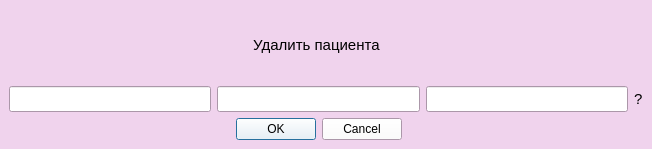
<?xml version="1.0" encoding="UTF-8"?>
<ui version="4.0">
 <class>Delete</class>
 <widget class="QMainWindow" name="Delete">
  <property name="geometry">
   <rect>
    <x>0</x>
    <y>0</y>
    <width>652</width>
    <height>149</height>
   </rect>
  </property>
  <property name="palette">
   <palette>
    <active>
     <colorrole role="WindowText">
      <brush brushstyle="SolidPattern">
       <color alpha="255">
        <red>0</red>
        <green>0</green>
        <blue>0</blue>
       </color>
      </brush>
     </colorrole>
     <colorrole role="Button">
      <brush brushstyle="SolidPattern">
       <color alpha="255">
        <red>255</red>
        <green>255</green>
        <blue>255</blue>
       </color>
      </brush>
     </colorrole>
     <colorrole role="Light">
      <brush brushstyle="SolidPattern">
       <color alpha="255">
        <red>255</red>
        <green>255</green>
        <blue>255</blue>
       </color>
      </brush>
     </colorrole>
     <colorrole role="Midlight">
      <brush brushstyle="SolidPattern">
       <color alpha="255">
        <red>247</red>
        <green>233</green>
        <blue>246</blue>
       </color>
      </brush>
     </colorrole>
     <colorrole role="Dark">
      <brush brushstyle="SolidPattern">
       <color alpha="255">
        <red>120</red>
        <green>105</green>
        <blue>118</blue>
       </color>
      </brush>
     </colorrole>
     <colorrole role="Mid">
      <brush brushstyle="SolidPattern">
       <color alpha="255">
        <red>160</red>
        <green>141</green>
        <blue>158</blue>
       </color>
      </brush>
     </colorrole>
     <colorrole role="Text">
      <brush brushstyle="SolidPattern">
       <color alpha="255">
        <red>0</red>
        <green>0</green>
        <blue>0</blue>
       </color>
      </brush>
     </colorrole>
     <colorrole role="BrightText">
      <brush brushstyle="SolidPattern">
       <color alpha="255">
        <red>255</red>
        <green>255</green>
        <blue>255</blue>
       </color>
      </brush>
     </colorrole>
     <colorrole role="ButtonText">
      <brush brushstyle="SolidPattern">
       <color alpha="255">
        <red>0</red>
        <green>0</green>
        <blue>0</blue>
       </color>
      </brush>
     </colorrole>
     <colorrole role="Base">
      <brush brushstyle="SolidPattern">
       <color alpha="255">
        <red>255</red>
        <green>255</green>
        <blue>255</blue>
       </color>
      </brush>
     </colorrole>
     <colorrole role="Window">
      <brush brushstyle="SolidPattern">
       <color alpha="255">
        <red>240</red>
        <green>211</green>
        <blue>237</blue>
       </color>
      </brush>
     </colorrole>
     <colorrole role="Shadow">
      <brush brushstyle="SolidPattern">
       <color alpha="255">
        <red>0</red>
        <green>0</green>
        <blue>0</blue>
       </color>
      </brush>
     </colorrole>
     <colorrole role="AlternateBase">
      <brush brushstyle="SolidPattern">
       <color alpha="255">
        <red>247</red>
        <green>233</green>
        <blue>246</blue>
       </color>
      </brush>
     </colorrole>
     <colorrole role="ToolTipBase">
      <brush brushstyle="SolidPattern">
       <color alpha="255">
        <red>255</red>
        <green>255</green>
        <blue>220</blue>
       </color>
      </brush>
     </colorrole>
     <colorrole role="ToolTipText">
      <brush brushstyle="SolidPattern">
       <color alpha="255">
        <red>0</red>
        <green>0</green>
        <blue>0</blue>
       </color>
      </brush>
     </colorrole>
     <colorrole role="PlaceholderText">
      <brush brushstyle="SolidPattern">
       <color alpha="128">
        <red>0</red>
        <green>0</green>
        <blue>0</blue>
       </color>
      </brush>
     </colorrole>
    </active>
    <inactive>
     <colorrole role="WindowText">
      <brush brushstyle="SolidPattern">
       <color alpha="255">
        <red>0</red>
        <green>0</green>
        <blue>0</blue>
       </color>
      </brush>
     </colorrole>
     <colorrole role="Button">
      <brush brushstyle="SolidPattern">
       <color alpha="255">
        <red>255</red>
        <green>255</green>
        <blue>255</blue>
       </color>
      </brush>
     </colorrole>
     <colorrole role="Light">
      <brush brushstyle="SolidPattern">
       <color alpha="255">
        <red>255</red>
        <green>255</green>
        <blue>255</blue>
       </color>
      </brush>
     </colorrole>
     <colorrole role="Midlight">
      <brush brushstyle="SolidPattern">
       <color alpha="255">
        <red>247</red>
        <green>233</green>
        <blue>246</blue>
       </color>
      </brush>
     </colorrole>
     <colorrole role="Dark">
      <brush brushstyle="SolidPattern">
       <color alpha="255">
        <red>120</red>
        <green>105</green>
        <blue>118</blue>
       </color>
      </brush>
     </colorrole>
     <colorrole role="Mid">
      <brush brushstyle="SolidPattern">
       <color alpha="255">
        <red>160</red>
        <green>141</green>
        <blue>158</blue>
       </color>
      </brush>
     </colorrole>
     <colorrole role="Text">
      <brush brushstyle="SolidPattern">
       <color alpha="255">
        <red>0</red>
        <green>0</green>
        <blue>0</blue>
       </color>
      </brush>
     </colorrole>
     <colorrole role="BrightText">
      <brush brushstyle="SolidPattern">
       <color alpha="255">
        <red>255</red>
        <green>255</green>
        <blue>255</blue>
       </color>
      </brush>
     </colorrole>
     <colorrole role="ButtonText">
      <brush brushstyle="SolidPattern">
       <color alpha="255">
        <red>0</red>
        <green>0</green>
        <blue>0</blue>
       </color>
      </brush>
     </colorrole>
     <colorrole role="Base">
      <brush brushstyle="SolidPattern">
       <color alpha="255">
        <red>255</red>
        <green>255</green>
        <blue>255</blue>
       </color>
      </brush>
     </colorrole>
     <colorrole role="Window">
      <brush brushstyle="SolidPattern">
       <color alpha="255">
        <red>240</red>
        <green>211</green>
        <blue>237</blue>
       </color>
      </brush>
     </colorrole>
     <colorrole role="Shadow">
      <brush brushstyle="SolidPattern">
       <color alpha="255">
        <red>0</red>
        <green>0</green>
        <blue>0</blue>
       </color>
      </brush>
     </colorrole>
     <colorrole role="AlternateBase">
      <brush brushstyle="SolidPattern">
       <color alpha="255">
        <red>247</red>
        <green>233</green>
        <blue>246</blue>
       </color>
      </brush>
     </colorrole>
     <colorrole role="ToolTipBase">
      <brush brushstyle="SolidPattern">
       <color alpha="255">
        <red>255</red>
        <green>255</green>
        <blue>220</blue>
       </color>
      </brush>
     </colorrole>
     <colorrole role="ToolTipText">
      <brush brushstyle="SolidPattern">
       <color alpha="255">
        <red>0</red>
        <green>0</green>
        <blue>0</blue>
       </color>
      </brush>
     </colorrole>
     <colorrole role="PlaceholderText">
      <brush brushstyle="SolidPattern">
       <color alpha="128">
        <red>0</red>
        <green>0</green>
        <blue>0</blue>
       </color>
      </brush>
     </colorrole>
    </inactive>
    <disabled>
     <colorrole role="WindowText">
      <brush brushstyle="SolidPattern">
       <color alpha="255">
        <red>120</red>
        <green>105</green>
        <blue>118</blue>
       </color>
      </brush>
     </colorrole>
     <colorrole role="Button">
      <brush brushstyle="SolidPattern">
       <color alpha="255">
        <red>255</red>
        <green>255</green>
        <blue>255</blue>
       </color>
      </brush>
     </colorrole>
     <colorrole role="Light">
      <brush brushstyle="SolidPattern">
       <color alpha="255">
        <red>255</red>
        <green>255</green>
        <blue>255</blue>
       </color>
      </brush>
     </colorrole>
     <colorrole role="Midlight">
      <brush brushstyle="SolidPattern">
       <color alpha="255">
        <red>247</red>
        <green>233</green>
        <blue>246</blue>
       </color>
      </brush>
     </colorrole>
     <colorrole role="Dark">
      <brush brushstyle="SolidPattern">
       <color alpha="255">
        <red>120</red>
        <green>105</green>
        <blue>118</blue>
       </color>
      </brush>
     </colorrole>
     <colorrole role="Mid">
      <brush brushstyle="SolidPattern">
       <color alpha="255">
        <red>160</red>
        <green>141</green>
        <blue>158</blue>
       </color>
      </brush>
     </colorrole>
     <colorrole role="Text">
      <brush brushstyle="SolidPattern">
       <color alpha="255">
        <red>120</red>
        <green>105</green>
        <blue>118</blue>
       </color>
      </brush>
     </colorrole>
     <colorrole role="BrightText">
      <brush brushstyle="SolidPattern">
       <color alpha="255">
        <red>255</red>
        <green>255</green>
        <blue>255</blue>
       </color>
      </brush>
     </colorrole>
     <colorrole role="ButtonText">
      <brush brushstyle="SolidPattern">
       <color alpha="255">
        <red>120</red>
        <green>105</green>
        <blue>118</blue>
       </color>
      </brush>
     </colorrole>
     <colorrole role="Base">
      <brush brushstyle="SolidPattern">
       <color alpha="255">
        <red>240</red>
        <green>211</green>
        <blue>237</blue>
       </color>
      </brush>
     </colorrole>
     <colorrole role="Window">
      <brush brushstyle="SolidPattern">
       <color alpha="255">
        <red>240</red>
        <green>211</green>
        <blue>237</blue>
       </color>
      </brush>
     </colorrole>
     <colorrole role="Shadow">
      <brush brushstyle="SolidPattern">
       <color alpha="255">
        <red>0</red>
        <green>0</green>
        <blue>0</blue>
       </color>
      </brush>
     </colorrole>
     <colorrole role="AlternateBase">
      <brush brushstyle="SolidPattern">
       <color alpha="255">
        <red>240</red>
        <green>211</green>
        <blue>237</blue>
       </color>
      </brush>
     </colorrole>
     <colorrole role="ToolTipBase">
      <brush brushstyle="SolidPattern">
       <color alpha="255">
        <red>255</red>
        <green>255</green>
        <blue>220</blue>
       </color>
      </brush>
     </colorrole>
     <colorrole role="ToolTipText">
      <brush brushstyle="SolidPattern">
       <color alpha="255">
        <red>0</red>
        <green>0</green>
        <blue>0</blue>
       </color>
      </brush>
     </colorrole>
     <colorrole role="PlaceholderText">
      <brush brushstyle="SolidPattern">
       <color alpha="128">
        <red>0</red>
        <green>0</green>
        <blue>0</blue>
       </color>
      </brush>
     </colorrole>
    </disabled>
   </palette>
  </property>
  <property name="windowTitle">
   <string>Удалить пациента</string>
  </property>
  <widget class="QWidget" name="centralwidget">
   <layout class="QGridLayout" name="gridLayout">
    <item row="0" column="1">
     <widget class="QLabel" name="label">
      <property name="font">
       <font>
        <pointsize>11</pointsize>
       </font>
      </property>
      <property name="contextMenuPolicy">
       <enum>Qt::DefaultContextMenu</enum>
      </property>
      <property name="layoutDirection">
       <enum>Qt::RightToLeft</enum>
      </property>
      <property name="text">
       <string>Удалить пациента </string>
      </property>
      <property name="alignment">
       <set>Qt::AlignCenter</set>
      </property>
      <property name="wordWrap">
       <bool>false</bool>
      </property>
     </widget>
    </item>
    <item row="1" column="0">
     <widget class="QLineEdit" name="lineEdit">
      <property name="font">
       <font>
        <pointsize>11</pointsize>
       </font>
      </property>
     </widget>
    </item>
    <item row="1" column="1">
     <widget class="QLineEdit" name="lineEdit_3">
      <property name="font">
       <font>
        <pointsize>11</pointsize>
       </font>
      </property>
     </widget>
    </item>
    <item row="1" column="2">
     <widget class="QLineEdit" name="lineEdit_2">
      <property name="font">
       <font>
        <pointsize>11</pointsize>
       </font>
      </property>
     </widget>
    </item>
    <item row="1" column="3">
     <widget class="QLabel" name="label_2">
      <property name="font">
       <font>
        <pointsize>11</pointsize>
       </font>
      </property>
      <property name="text">
       <string>?</string>
      </property>
     </widget>
    </item>
    <item row="2" column="1">
     <widget class="QDialogButtonBox" name="buttonBox">
      <property name="orientation">
       <enum>Qt::Horizontal</enum>
      </property>
      <property name="standardButtons">
       <set>QDialogButtonBox::Cancel|QDialogButtonBox::Ok</set>
      </property>
      <property name="centerButtons">
       <bool>true</bool>
      </property>
     </widget>
    </item>
   </layout>
  </widget>
 </widget>
 <resources/>
 <connections/>
</ui>
